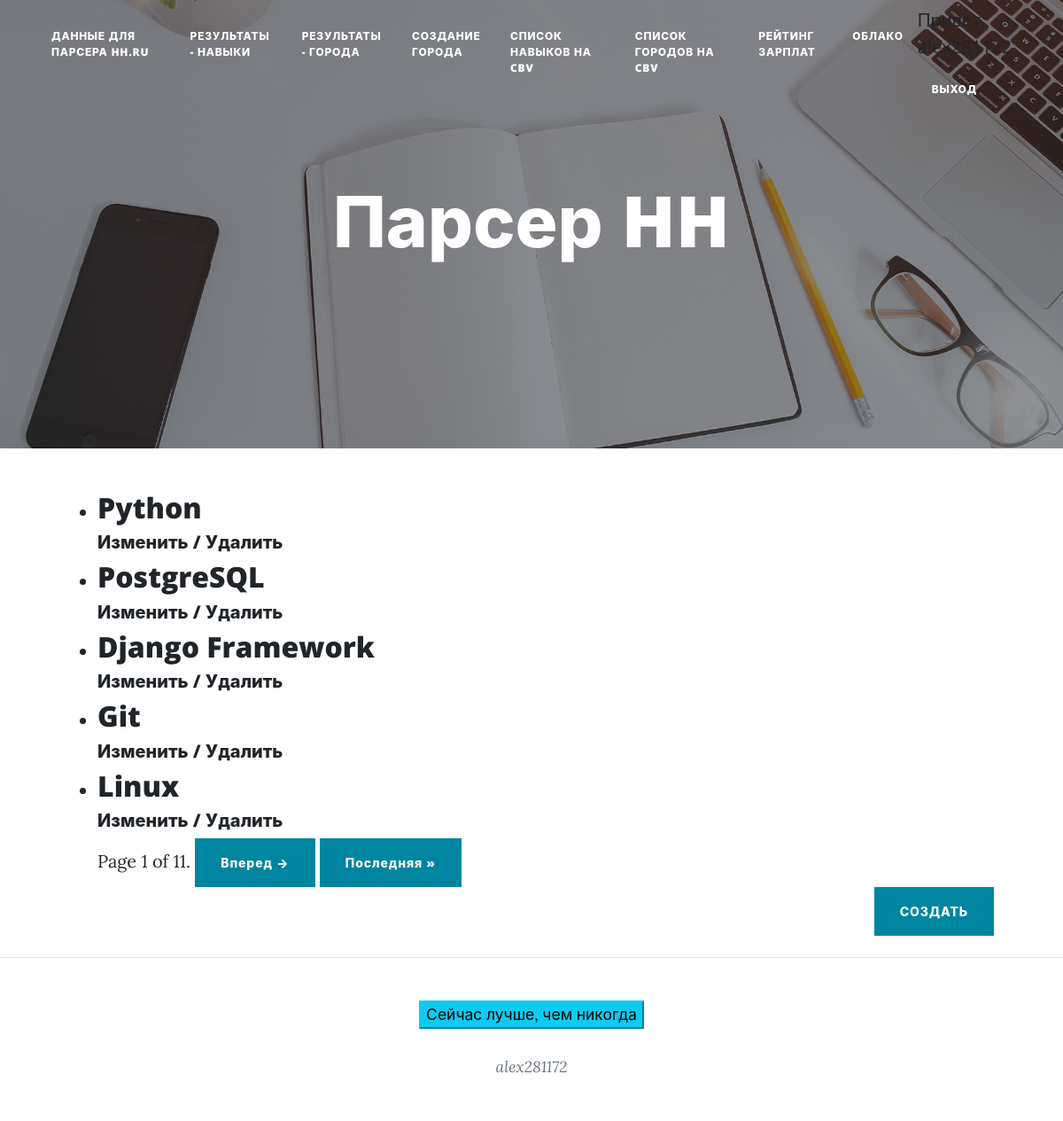
The page /skill_list/ (signed in) on the database its author committed.
### usersapp/models.py (models this page shows)
class ParsUser(AbstractUser):
    email = models.EmailField(unique=True)

### parserhhapp/models.py (models this page shows, shortened)
class Skills(models.Model):
    name = models.TextField(max_length=300, verbose_name = 'навык')
    percent = models.CharField(max_length=30, verbose_name = 'доля')
    count = models.CharField(max_length=30, null=True, verbose_name = 'количество')
    class Meta:
        verbose_name = 'skill'
        verbose_name_plural = 'skills'

### parserhhapp/views.py (the view)
# urls.py: path('skill_list/', views.SkillListView.as_view(), name='skill_list'),
class SkillListView(LoginRequiredMixin, ListView):
    model = Skills
    template_name = 'parserhhapp/skill_list.html'
    paginate_by = 5

### capapp/templatetags/str_extensions.py (called while the page is built)
def capitalize(inputstr):
    return inputstr.capitalize()

### parserhhapp/context_processors.py (called while the page is built)
def my_text(request):
    return {'my_text': 'Сейчас лучше, чем никогда'}

### parserhhapp/templates/parserhhapp/skill_list.html (shortened to what this page needs)
{% extends 'base.html' %}
{% block content %}
    <ul>
        {% for item in object_list %}
            <li>
                <a href="{% url 'parser:skill_list_detail' pk=item.pk %}">
                    <h2>
                        {{item.name}}
                    </h2>
                    <h5>
                    <a href="{% url 'parser:skill_list_update' pk=item.pk %}">
                            Изменить
                    </a>
                        /
                    <a href="{% url 'parser:skill_list_delete' pk=item.pk %}">
                            Удалить
                    </a>
                    </h5>
            </li>
        {% endfor %}
        <div class="pagination">
            <span class="step-links">
                <span class="current">
                    Page {{ page_obj.number }} of {{ page_obj.paginator.num_pages }}.
                </span>
                {% if page_obj.has_next %}
                    <a class="btn btn-primary float-right"
                            href="?page={{ page_obj.next_page_number }}">Вперед &rarr;</a>
                    <a class="btn btn-primary float-right"
                            href="?page={{ page_obj.paginator.num_pages }}">Последняя &raquo;</a>
                {% endif %}
            </span>
        </div>
    <div class="d-flex justify-content-end mb-4"><a class="btn btn-primary text-uppercase" href="{% url 'parser:skill_list_create' %}">Создать</a></div>
    </ul>
{% endblock %}

### templates/base.html (shortened to what this page needs)
{% load static %}
{% load str_extensions %}
<!DOCTYPE html>
<html lang="en">
    <head>
        <link href="{% static 'css/styles.css' %}" rel="stylesheet" />
    </head>
    <body>
        <nav class="navbar navbar-expand-lg navbar-light" id="mainNav">
            <div class="container px-15 px-lg-10">
                <div class="collapse navbar-collapse" id="navbarResponsive">
                    <ul class="navbar-nav ms-auto py-4 py-lg-0">
                        <li class="nav-item"><a class="nav-link px-lg-3 py-3 py-lg-4" href="{% url 'parser:data' %}">Данные для парсера HH.RU</a></li>
                        <li class="nav-item"><a class="nav-link px-lg-3 py-3 py-lg-4" href="{% url 'parser:result' %}">Результаты - навыки</a></li>
                        <li class="nav-item"><a class="nav-link px-lg-3 py-3 py-lg-4" href="{% url 'parser:city' %}">Результаты - города</a></li>
                        <li class="nav-item"><a class="nav-link px-lg-3 py-3 py-lg-4" href="{% url 'parser:post' %}">Создание города</a></li>
                        <li class="nav-item"><a class="nav-link px-lg-3 py-3 py-lg-4" href="{% url 'parser:skill_list' %}">Список навыков на CBV</a></li>
                        <li class="nav-item"><a class="nav-link px-lg-3 py-3 py-lg-4" href="{% url 'parser:city_list' %}">Список городов на CBV</a></li>
                        <li class="nav-item"><a class="nav-link px-lg-3 py-3 py-lg-4" href="{% url 'parser:salary' %}">Рейтинг зарплат</a></li>
                        <li class="nav-item"><a class="nav-link px-lg-3 py-3 py-lg-4" href="{% url 'parser:cloud' %}">ОБЛАКО</a></li>
                        {% if user.is_authenticated %}
                        <li class="nav-item">Привет, <a href="{% url 'users:profile' pk=user.pk %}">{{user.username}}</a>
                            <a class="nav-link px-lg-3 py-3 py-lg-4" href="{% url 'users:logout' %}">Выход</a></li>
                        {% else %}
                        <li class="nav-item"><a class="nav-link px-lg-3 py-3 py-lg-4" href="{% url 'users:login' %}">Вход</a></li>
                        <li class="nav-item"><a class="nav-link px-lg-3 py-3 py-lg-4" href="{% url 'users:register' %}">Регистрация</a></li>
                        {% endif %}
                    </ul>
                </div>
            </div>
        </nav>
        <header class="masthead" style="background-image: url('assets/img/home-bg.jpg')">
            <div class="container position-relative px-4 px-lg-5">
                <div class="row gx-4 gx-lg-5 justify-content-center">
                    <div class="col-md-10 col-lg-8 col-xl-7">
                        <div class="site-heading">
                            <h1>Парсер HH</h1>
                        </div>
                    </div>
                </div>
            </div>
        </header>
        <div class="container px-4 px-lg-5">
            {% block content %}{% endblock %}
        </div>
        <footer class="border-top">
            <div class="small text-center text-muted fst-italic">
                <button type="button" id="btn-text" class="btn-info">
                    {{my_text}}
                </button>
            </div>
            <br />
            <div
                    class="small text-center text-muted fst-italic">{{user.username}}
            </div>
        </footer>
    </body>
</html>

### rows shown on the page
ParsUser: username "alex281172"
Skills: name "Python"
Skills: name "PostgreSQL"
Skills: name "Django Framework"
Skills: name "Git"
Skills: name "Linux"

### other values the page prints
{{ page_obj.number }} "1"
{{ page_obj.paginator.num_pages }} "11"
{{ my_text }} "Сейчас лучше, чем никогда"
